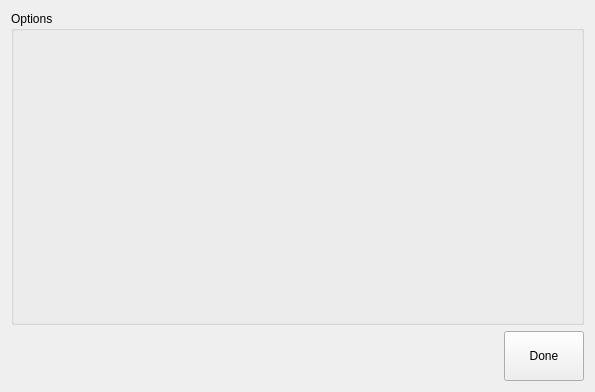
<?xml version="1.0" encoding="UTF-8"?>
<ui version="4.0">
 <class>SetupForm</class>
 <widget class="QWidget" name="SetupForm">
  <property name="geometry">
   <rect>
    <x>0</x>
    <y>0</y>
    <width>595</width>
    <height>392</height>
   </rect>
  </property>
  <property name="windowTitle">
   <string>Form</string>
  </property>
  <layout class="QVBoxLayout" name="verticalLayout_2">
   <item>
    <widget class="QGroupBox" name="optionsGroupBox">
     <property name="sizePolicy">
      <sizepolicy hsizetype="Preferred" vsizetype="MinimumExpanding">
       <horstretch>0</horstretch>
       <verstretch>0</verstretch>
      </sizepolicy>
     </property>
     <property name="title">
      <string>Options</string>
     </property>
     <layout class="QVBoxLayout" name="verticalLayout_3"/>
    </widget>
   </item>
   <item>
    <layout class="QHBoxLayout" name="bottonHorizontalLayout">
     <item>
      <spacer name="doneHorizontalSpacer">
       <property name="orientation">
        <enum>Qt::Horizontal</enum>
       </property>
       <property name="sizeHint" stdset="0">
        <size>
         <width>40</width>
         <height>20</height>
        </size>
       </property>
      </spacer>
     </item>
     <item>
      <widget class="QPushButton" name="doneButton">
       <property name="minimumSize">
        <size>
         <width>0</width>
         <height>50</height>
        </size>
       </property>
       <property name="text">
        <string>Done</string>
       </property>
      </widget>
     </item>
    </layout>
   </item>
  </layout>
 </widget>
 <resources/>
 <connections/>
</ui>
